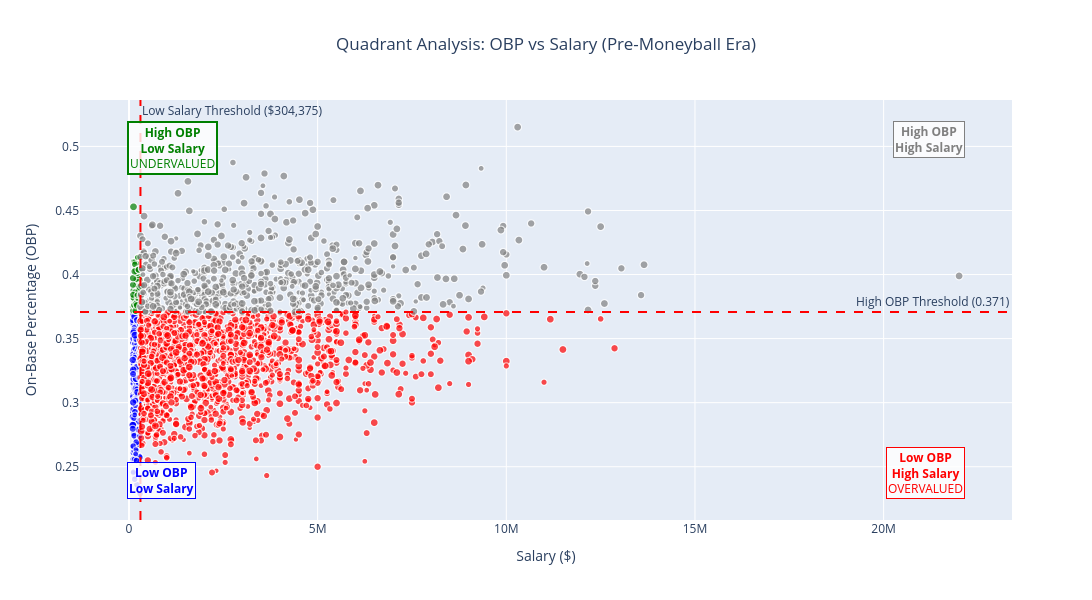

Notebook source saved alongside this figure:
### Markdown cell above
### The quadrant chart
We split players into four groups using two cut-offs:
* **High OBP**: top 25% of on-base percentage
* **Low salary**: bottom 25% of pay

|  | Low salary | High salary |
|---|---|---|
| **High OBP** | 🟢 **Undervalued: buy these!** | ⚪ Good, but you pay for it |
| **Low OBP** | 🔵 Cheap and you get what you pay for | 🔴 **Overvalued: avoid** |

👀 **Look for:** how *few* players land in the green box compared with the red box. Hover over the dots to see who they are. Scroll the printed list for a familiar name: **Jeremy Giambi (2001 OAK)**, one of the real players in the Moneyball story.

### Code cell
# Remove rows with missing on_base_percentage or salary data for the analysis
analysis_df = pre_moneyball_df.dropna(subset=['on_base_percentage', 'salary']).copy()

# Calculate percentiles to identify undervalued players
# High OBP = above 75th percentile
# Low Salary = below 25th percentile
obp_75th = analysis_df['on_base_percentage'].quantile(0.75)
salary_25th = analysis_df['salary'].quantile(0.25)

print(f"=== QUADRANT ANALYSIS CRITERIA ===")
print(f"High OBP threshold (75th percentile): {obp_75th:.3f}")
print(f"Low Salary threshold (25th percentile): ${salary_25th:,.0f}")

# Create quadrant categories for each player
def assign_quadrant(row):
    if row['on_base_percentage'] >= obp_75th and row['salary'] <= salary_25th:
        return 'High OBP, Low Salary (Green)'  # Undervalued
    elif row['on_base_percentage'] < obp_75th and row['salary'] <= salary_25th:
        return 'Low OBP, Low Salary (Blue)'
    elif row['on_base_percentage'] >= obp_75th and row['salary'] > salary_25th:
        return 'High OBP, High Salary (Gray)'
    else:
        return 'Low OBP, High Salary (Red)'  # Overvalued

analysis_df['quadrant'] = analysis_df.apply(assign_quadrant, axis=1)

# Count players in each quadrant
quadrant_counts = analysis_df['quadrant'].value_counts()
print(f"\n=== QUADRANT DISTRIBUTION ===")
for quadrant, count in quadrant_counts.items():
    print(f"{quadrant}: {count} players")

# Identify undervalued players (green quadrant)
undervalued_players = analysis_df[analysis_df['quadrant'] == 'High OBP, Low Salary (Green)'].copy()
print(f"\nNumber of undervalued players identified: {len(undervalued_players)}")

# Create interactive scatter plot with quadrant-based coloring
fig = px.scatter(
    analysis_df,
    x='salary',
    y='on_base_percentage',
    color='quadrant',  # Color by quadrant
    size='games',  # Games played as size
    size_max=8,  # Smaller maximum bubble size
    hover_data=['player_id', 'team', 'year', 'batting_average', 'slugging_percentage', 'on_base_plus_slugging'],
    title='Quadrant Analysis: OBP vs Salary (Pre-Moneyball Era)',
    labels={
        'salary': 'Salary ($)',
        'on_base_percentage': 'On-Base Percentage (OBP)',
        'games': 'Games Played',
        'quadrant': 'Quadrant'
    },
    color_discrete_map={
        'High OBP, Low Salary (Green)': 'green',
        'Low OBP, Low Salary (Blue)': 'blue',
        'High OBP, High Salary (Gray)': 'gray',
        'Low OBP, High Salary (Red)': 'red'
    }
)

# Add threshold lines
fig.add_hline(y=obp_75th, line_dash="dash", line_color="red",
              annotation_text=f"High OBP Threshold ({obp_75th:.3f})")
fig.add_vline(x=salary_25th, line_dash="dash", line_color="red",
              annotation_text=f"Low Salary Threshold (${salary_25th:,.0f})")

# Quadrant-based coloring is now handled by the main scatter plot

# Update layout
fig.update_layout(
    width=1200,
    height=600,
    showlegend=False,
    xaxis_title="Salary ($)",
    yaxis_title="On-Base Percentage (OBP)",
    title_x=0.5
)

# Add quadrant labels
fig.add_annotation(
    x=0.95, y=0.95,
    xref="paper", yref="paper",
    text="<b>High OBP<br>High Salary</b>",
    showarrow=False,
    font=dict(size=12, color="gray"),
    bgcolor="rgba(255,255,255,0.8)",
    bordercolor="gray",
    borderwidth=1
)

fig.add_annotation(
    x=0.05, y=0.95,
    xref="paper", yref="paper",
    text="<b>High OBP<br>Low Salary</b><br><span style='color:green'>UNDERVALUED</span>",
    showarrow=False,
    font=dict(size=12, color="green"),
    bgcolor="rgba(255,255,255,0.8)",
    bordercolor="green",
    borderwidth=2
)

fig.add_annotation(
    x=0.95, y=0.05,
    xref="paper", yref="paper",
    text="<b>Low OBP<br>High Salary</b><br><span style='color:red'>OVERVALUED</span>",
    showarrow=False,
    font=dict(size=12, color="red"),
    bgcolor="rgba(255,255,255,0.8)",
    bordercolor="red",
    borderwidth=1
)

fig.add_annotation(
    x=0.05, y=0.05,
    xref="paper", yref="paper",
    text="<b>Low OBP<br>Low Salary</b>",
    showarrow=False,
    font=dict(size=12, color="blue"),
    bgcolor="rgba(255,255,255,0.8)",
    bordercolor="blue",
    borderwidth=1
)

fig.show()

# Display top undervalued players if any exist
if len(undervalued_players) > 0:
    print(f"\n=== UNDERVALUED PLAYERS (High OBP (descending), Low Salary) ===\n")
    top_undervalued = undervalued_players.sort_values(['on_base_percentage'], ascending=[False])[['player_id', 'year', 'team', 'on_base_percentage', 'batting_average', 'slugging_percentage', 'on_base_plus_slugging', 'salary']]
    print(top_undervalued.to_string(index=False))
else:
    print("\nNo players meet the strict criteria for undervalued players.")
    print("Let's look at players with above-average OBP and below-average salary...")

    # Let us relax the criteria to find more undervalued players.
    # Relaxed criteria:
    # 1. Above median OBP
    # 2. Below median salary
    obp_median = analysis_df['on_base_percentage'].median()
    salary_median = analysis_df['salary'].median()

    relaxed_undervalued = analysis_df[
        (analysis_df['on_base_percentage'] >= obp_median) &
        (analysis_df['salary'] <= salary_median)
    ].copy()

    print(f"\nRelaxed criteria (above median OBP: {obp_median:.3f}, below median salary: ${salary_median:,.0f})")
    print(f"Number of players: {len(relaxed_undervalued)}")

    if len(relaxed_undervalued) > 0:
        top_relaxed = relaxed_undervalued.sort_values(['on_base_percentage'], ascending=[False])[['player_id', 'year', 'team', 'on_base_percentage', 'batting_average', 'slugging_percentage', 'on_base_plus_slugging', 'salary']]
        print(top_relaxed.to_string(index=False))

### Figure 1 — Plotly figure (JSON) as saved in the notebook; plotly's stock layout.template omitted (floating-point values rounded to 4 significant figures; data arrays with more than 128 entries replaced by an {"elided": "..."} marker saying what was removed)
{"data": [{"customdata": {"elided": "619x6 mixed values"}, "hovertemplate": "Quadrant=Low OBP, Low Salary (Blue)<br>Salary ($)=%{x}<br>On-Base Percentage (OBP)=%{y}<br>Games Played=%{marker.size}<br>player_id=%{customdata[0]}<br>team=%{customdata[1]}<br>year=%{customdata[2]}<br>batting_average=%{customdata[3]}<br>slugging_percentage=%{customdata[4]}<br>on_base_plus_slugging=%{customdata[5]}<extra></extra>", "legendgroup": "Low OBP, Low Salary (Blue)", "marker": {"color": "blue", "size": {"elided": "619 int values"}, "sizemode": "area", "sizeref": 2.547, "symbol": "circle"}, "mode": "markers", "name": "Low OBP, Low Salary (Blue)", "showlegend": true, "type": "scattergl", "x": {"elided": "619 int values"}, "xaxis": "x", "y": {"elided": "619 float values"}, "yaxis": "y"}, {"customdata": {"elided": "1481x6 mixed values"}, "hovertemplate": "Quadrant=Low OBP, High Salary (Red)<br>Salary ($)=%{x}<br>On-Base Percentage (OBP)=%{y}<br>Games Played=%{marker.size}<br>player_id=%{customdata[0]}<br>team=%{customdata[1]}<br>year=%{customdata[2]}<br>batting_average=%{customdata[3]}<br>slugging_percentage=%{customdata[4]}<br>on_base_plus_slugging=%{customdata[5]}<extra></extra>", "legendgroup": "Low OBP, High Salary (Red)", "marker": {"color": "red", "size": {"elided": "1481 int values"}, "sizemode": "area", "sizeref": 2.547, "symbol": "circle"}, "mode": "markers", "name": "Low OBP, High Salary (Red)", "showlegend": true, "type": "scattergl", "x": {"elided": "1481 int values"}, "xaxis": "x", "y": {"elided": "1481 float values"}, "yaxis": "y"}, {"customdata": {"elided": "81x6 mixed values"}, "hovertemplate": "Quadrant=High OBP, Low Salary (Green)<br>Salary ($)=%{x}<br>On-Base Percentage (OBP)=%{y}<br>Games Played=%{marker.size}<br>player_id=%{customdata[0]}<br>team=%{customdata[1]}<br>year=%{customdata[2]}<br>batting_average=%{customdata[3]}<br>slugging_percentage=%{customdata[4]}<br>on_base_plus_slugging=%{customdata[5]}<extra></extra>", "legendgroup": "High OBP, Low Salary (Green)", "marker": {"color": "green", "size": [151, 119, 151, 148, 124, 121, 96, 123, 104, 153, 108, 151, 128, 158, 159, 122, 115, 116, 129, 105, 131, 90, 124, 112, 159, 80, 139, 155, 101, 152, 130, 96, 88, 135, 109, 130, 144, 105, 107, 117, 146, 152, 95, 125, 140, 125, 128, 144, 147, 117, 151, 109, 107, 136, 145, 119, 86, 156, 161, 137, 149, 156, 142, 130, 129, 92, 130, 133, 144, 82, 150, 149, 158, 82, 152, 124, 73, 143, 136, 108, 120], "sizemode": "area", "sizeref": 2.547, "symbol": "circle"}, "mode": "markers", "name": "High OBP, Low Salary (Green)", "showlegend": true, "type": "scattergl", "x": [180000, 220000, 215000, 152500, 200000, 250000, 140000, 205000, 285000, 225000, 280000, 220000, 225000, 187500, 260000, 155000, 230000, 200000, 100000, 125000, 200000, 200000, 282500, 300000, 275000, 109000, 258333, 172000, 110000, 190000, 170000, 175000, 229000, 216000, 296000, 109000, 235000, 250000, 190000, 200000, 245000, 215000, 152000, 230000, 275000, 105000, 255000, 108000, 198000, 215000, 215000, 155000, 114500, 180000, 300000, 245000, 170000, 215000, 200000, 150000, 195000, 150000, 127500, 212500, 135000, 220000, 140000, 165000, 192500, 190000, 265000, 270000, 120000, 230000, 290000, 109000, 230000, 175000, 212500, 225000, 252500], "xaxis": "x", "y": [0.4085, 0.3913, 0.3909, 0.3723, 0.379, 0.3963, 0.3785, 0.3927, 0.3728, 0.3815, 0.3782, 0.3991, 0.3842, 0.3909, 0.3759, 0.3862, 0.373, 0.3794, 0.3748, 0.3721, 0.394, 0.3731, 0.3909, 0.3963, 0.4041, 0.4103, 0.3971, 0.3864, 0.3877, 0.3805, 0.4043, 0.3838, 0.3894, 0.3714, 0.3774, 0.3718, 0.3905, 0.4018, 0.3963, 0.3872, 0.3996, 0.3867, 0.4098, 0.3735, 0.3819, 0.3919, 0.4136, 0.3972, 0.374, 0.401, 0.3866, 0.4079, 0.3814, 0.3741, 0.3829, 0.4043, 0.3712, 0.3782, 0.403, 0.4025, 0.3752, 0.3775, 0.382, 0.3785, 0.3759, 0.4133, 0.3761, 0.3863, 0.3773, 0.3834, 0.3872, 0.4038, 0.4529, 0.3841, 0.3902, 0.3842, 0.3811, 0.3718, 0.376, 0.384, 0.4038], "yaxis": "y"}, {"customdata": {"elided": "619x6 mixed values"}, "hovertemplate": "Quadrant=High OBP, High Salary (Gray)<br>Salary ($)=%{x}<br>On-Base Percentage (OBP)=%{y}<br>Games Played=%{marker.size}<br>player_id=%{customdata[0]}<br>team=%{customdata[1]}<br>year=%{customdata[2]}<br>batting_average=%{customdata[3]}<br>slugging_percentage=%{customdata[4]}<br>on_base_plus_slugging=%{customdata[5]}<extra></extra>", "legendgroup": "High OBP, High Salary (Gray)", "marker": {"color": "gray", "size": {"elided": "619 int values"}, "sizemode": "area", "sizeref": 2.547, "symbol": "circle"}, "mode": "markers", "name": "High OBP, High Salary (Gray)", "showlegend": true, "type": "scattergl", "x": {"elided": "619 int values"}, "xaxis": "x", "y": {"elided": "619 float values"}, "yaxis": "y"}], "layout": {"annotations": [{"showarrow": false, "text": "High OBP Threshold (0.371)", "x": 1, "xanchor": "right", "xref": "x domain", "y": 0.3708, "yanchor": "bottom", "yref": "y"}, {"showarrow": false, "text": "Low Salary Threshold ($304,375)", "x": 304375, "xanchor": "left", "xref": "x", "y": 1, "yanchor": "top", "yref": "y domain"}, {"bgcolor": "rgba(255,255,255,0.8)", "bordercolor": "gray", "borderwidth": 1, "font": {"color": "gray", "size": 12}, "showarrow": false, "text": "<b>High OBP<br>High Salary</b>", "x": 0.95, "xref": "paper", "y": 0.95, "yref": "paper"}, {"bgcolor": "rgba(255,255,255,0.8)", "bordercolor": "green", "borderwidth": 2, "font": {"color": "green", "size": 12}, "showarrow": false, "text": "<b>High OBP<br>Low Salary</b><br><span style='color:green'>UNDERVALUED</span>", "x": 0.05, "xref": "paper", "y": 0.95, "yref": "paper"}, {"bgcolor": "rgba(255,255,255,0.8)", "bordercolor": "red", "borderwidth": 1, "font": {"color": "red", "size": 12}, "showarrow": false, "text": "<b>Low OBP<br>High Salary</b><br><span style='color:red'>OVERVALUED</span>", "x": 0.95, "xref": "paper", "y": 0.05, "yref": "paper"}, {"bgcolor": "rgba(255,255,255,0.8)", "bordercolor": "blue", "borderwidth": 1, "font": {"color": "blue", "size": 12}, "showarrow": false, "text": "<b>Low OBP<br>Low Salary</b>", "x": 0.05, "xref": "paper", "y": 0.05, "yref": "paper"}], "height": 600, "legend": {"itemsizing": "constant", "title": {"text": "Quadrant"}, "tracegroupgap": 0}, "shapes": [{"line": {"color": "red", "dash": "dash"}, "type": "line", "x0": 0, "x1": 1, "xref": "x domain", "y0": 0.3708, "y1": 0.3708, "yref": "y"}, {"line": {"color": "red", "dash": "dash"}, "type": "line", "x0": 304375, "x1": 304375, "xref": "x", "y0": 0, "y1": 1, "yref": "y domain"}], "showlegend": false, "title": {"text": "Quadrant Analysis: OBP vs Salary (Pre-Moneyball Era)", "x": 0.5}, "width": 1200, "xaxis": {"anchor": "y", "domain": [0, 1], "title": {"text": "Salary ($)"}}, "yaxis": {"anchor": "x", "domain": [0, 1], "title": {"text": "On-Base Percentage (OBP)"}}}}
